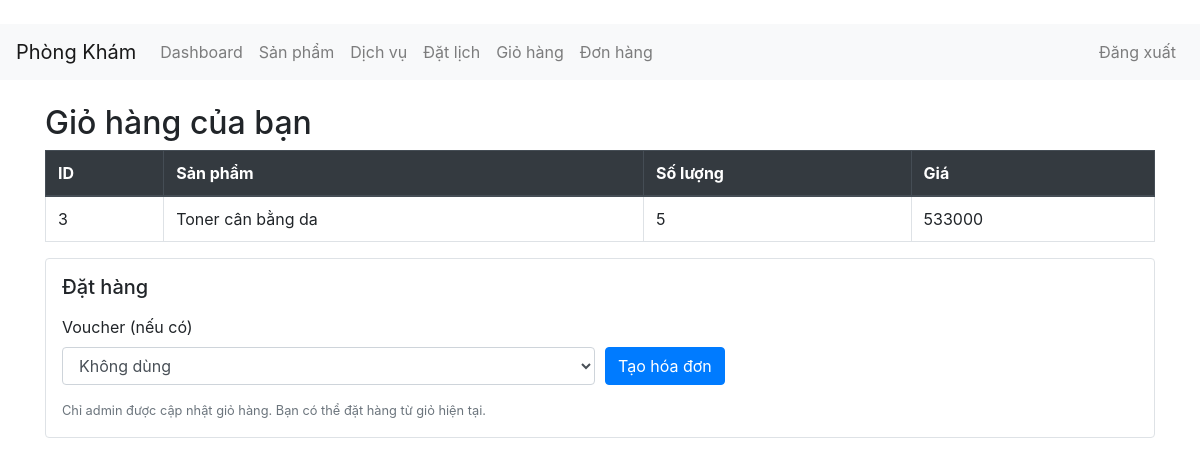
/cart (signed in), run on the app's committed database.
### tables this page shows
CREATE TABLE carts (stt INTEGER PRIMARY KEY, iduser TEXT, idp INTEGER, quanlity INTEGER);

CREATE TABLE products (idp INTEGER PRIMARY KEY, namep TEXT, newprice TEXT, oldprice TEXT, descr TEXT, typep INTEGER, idbrand INTEGER, img TEXT, hide INTEGER);

### app.py (the view)
@app.route("/cart")
def cart():
    if "user" not in session:
        return redirect(url_for("login"))
    conn = get_conn()
    try:
        rows = conn.execute(
            """
            SELECT c.stt, c.iduser, u.name AS user_name, c.idp, p.namep AS product_name,
                   c.quanlity, p.newprice
            FROM carts c
            LEFT JOIN users u ON c.iduser = u.iduser
            LEFT JOIN products p ON c.idp = p.idp
            WHERE c.iduser=?
            ORDER BY c.stt
            """,
            (session.get("iduser"),),
        ).fetchall()
        vouchers = conn.execute(
            "SELECT idvoucher, namevc, valuevc FROM vouchers WHERE hide=0 ORDER BY idvoucher"
        ).fetchall()
    finally:
        conn.close()
    return render_template(
        "cart.html",
        carts=[dict(r) for r in rows],
        vouchers=[dict(r) for r in vouchers],
    )

### app.py (called while the page is built)
def get_conn() -> sqlite3.Connection:
    conn = sqlite3.connect(DB_PATH)
    conn.row_factory = sqlite3.Row
    conn.execute("PRAGMA foreign_keys = ON")
    return conn

### template/cart.html (shortened to what this page needs)
﻿{% extends "base.html" %}
{% block content %}
<h2>Giỏ hàng của bạn</h2>
{% if carts %}
<table class="table table-bordered">
  <thead class="thead-dark">
    <tr>
      <th>ID</th>
      <th>Sản phẩm</th>
      <th>Số lượng</th>
      <th>Giá</th>
    </tr>
  </thead>
  <tbody>
    {% for cart in carts %}
    <tr>
      <td>{{ cart['stt'] }}</td>
      <td>{{ cart['product_name'] }}</td>
      <td>{{ cart['quanlity'] }}</td>
      <td>{{ cart['newprice'] }}</td>
    </tr>
    {% endfor %}
  </tbody>
</table>
<form method="post" action="{{ url_for('order') }}" class="border rounded p-3">
  <h5 class="mb-3">Đặt hàng</h5>
  <div class="form-row">
    <div class="form-group col-md-6">
      <label>Voucher (nếu có)</label>
      <select class="form-control" name="idvoucher">
        <option value="">Không dùng</option>
      </select>
    </div>
    <div class="form-group col-md-2 align-self-end">
      <button class="btn btn-primary" type="submit">Tạo hóa đơn</button>
    </div>
  </div>
  <small class="text-muted">Chỉ admin được cập nhật giỏ hàng. Bạn có thể đặt hàng từ giỏ hiện tại.</small>
</form>
{% else %}
<p>Giỏ hàng đang trống.</p>
{% endif %}
{% endblock %}

### data on the page
carts: stt "3", product_name "Toner cân bằng da", quanlity "5", newprice "533000"
